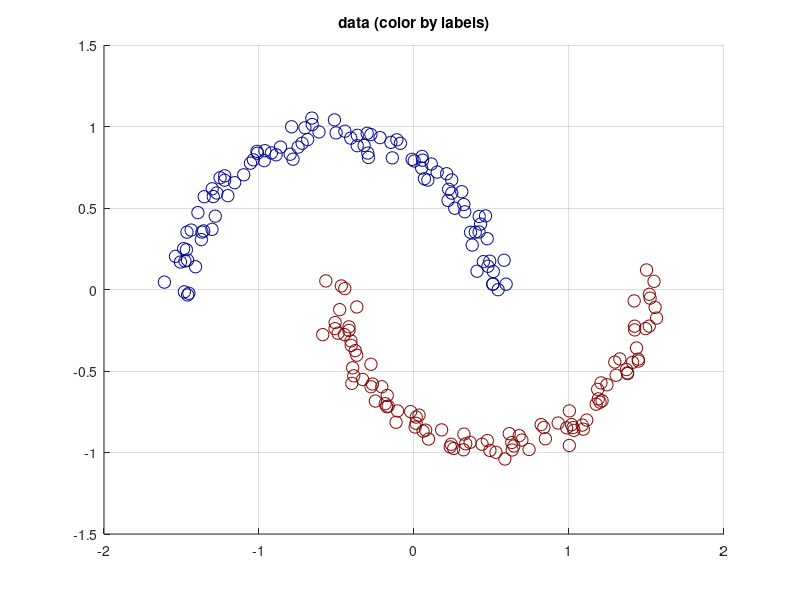
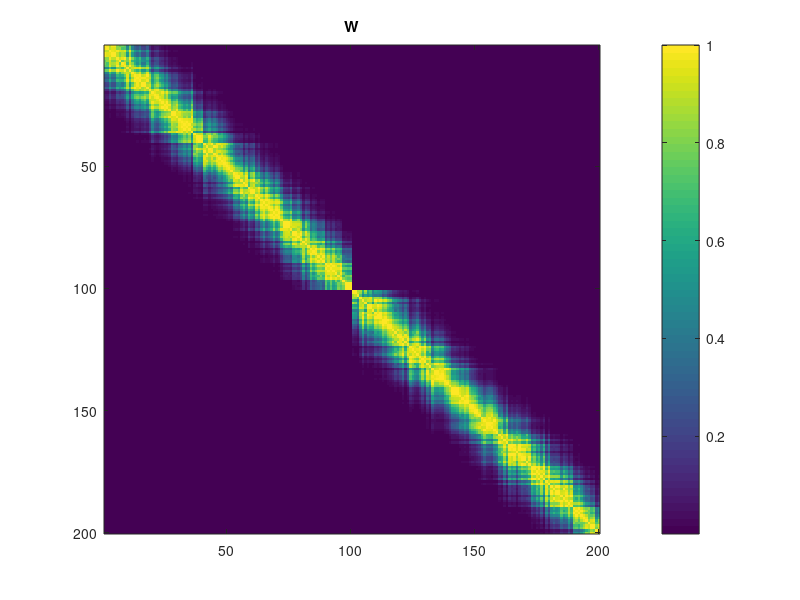
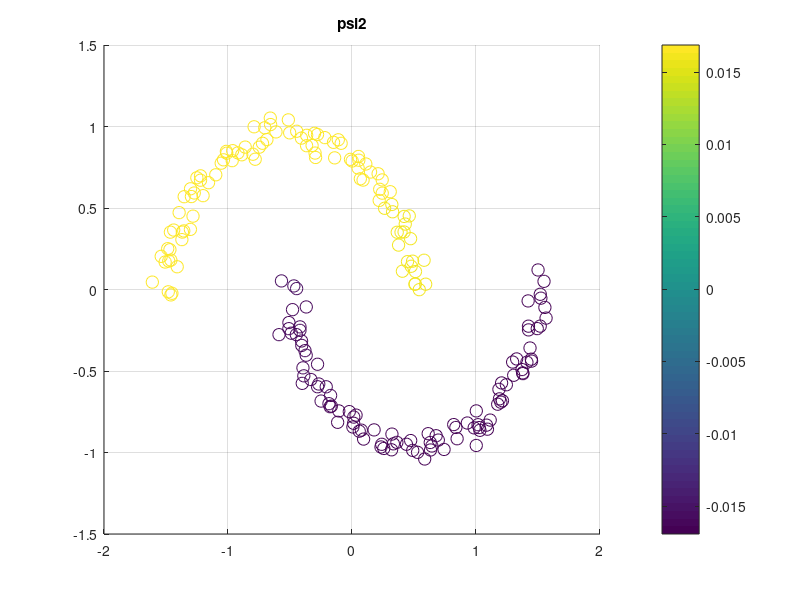
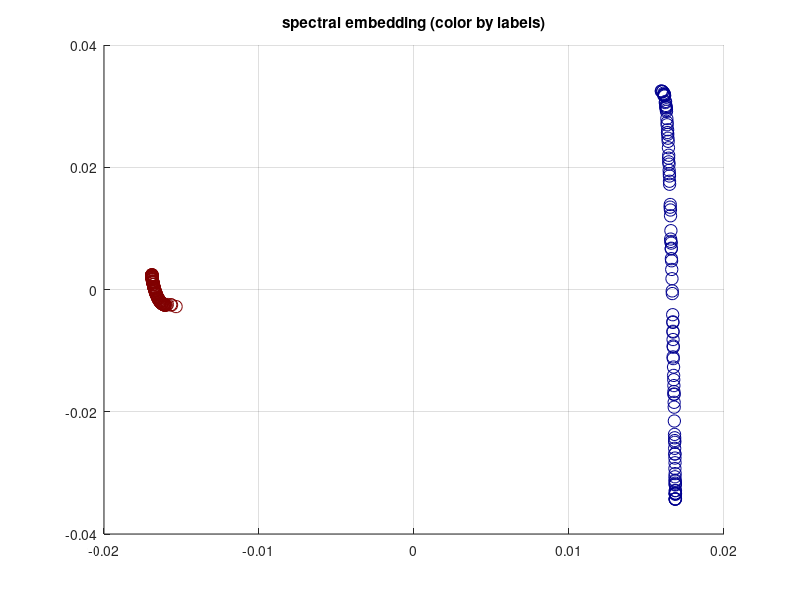

The MATLAB script that drew these images, in order:
% this demo shows the two circle example, compare k-means and spectral
% clustering

clear all; close all; rng(2017);

%% data 

n=200;

dim=2;

gapx=0.05; %0.1;

epsx=0.05; %0.1;

hh=1/(n/2);
tt=(hh/2:hh:1)';
x1=[cos(tt*pi),sin(tt*pi)];
x1(:,1)=x1(:,1)-.5;
x1(:,2)=x1(:,2)-gapx;

x2=[cos(tt*pi),sin(tt*pi)];
x2=-x2;
x2(:,1)=x2(:,1)+.5;
x2(:,2)=x2(:,2)+gapx;

x=cat(1,x1,x2);

x=x+randn(size(x))*epsx;

y=[ones(n/2,1);ones(n/2,1)*2];

%
figure(1),clf; 
scatter(x(:,1),x(:,2),80,y); colormap(jet);
grid on; title('data (color by labels)')

%%

%% spectral clustering

dis=pdist(x);

sig=0.25; 
W= exp(-squareform(dis.^2)/(2*sig^2));

figure(2),clf;
imagesc(W);colorbar();
title('W')

%% L_rw

dW=sum(W,2);

[v,d]=eig(W,diag(dW));
[lambda1,tmp]=sort(diag(d),'descend');
psi1=v(:,tmp);

%

figure(3),clf;
scatter(x(:,1),x(:,2),80,psi1(:,2));
grid on;colorbar();
title('psi2')


figure(5),clf;
bar(lambda1(1:10));grid on;
title('lambda')


%%

figure(4),clf;
scatter(psi1(:,2),psi1(:,3),80,y);
grid on; colormap(jet);
title('spectral embedding (color by labels)')



%% look at the whole spectrum

figure(6),clf;
imagesc(psi1(:,1:10));
title('psi')

figure(7),clf;
scatter3(psi1(:,2),psi1(:,3),psi1(:,4),80,y);
grid on; colormap(jet);
title('spectral embedding (color by labels)')

%%
%% k-means

numcluster=2;

opts_kmeans=statset('Display','final');%'iter');

%y2 = kmeans(x,numcluster,'Replicates',1,'Options',opts_kmeans);
y2 = kmeans(x,numcluster,'Replicates',10,'Options',opts_kmeans);


figure(8),clf;
scatter(x(:,1),x(:,2),80,y2);
grid on;colormap(jet);
title('cluster by kmeans')